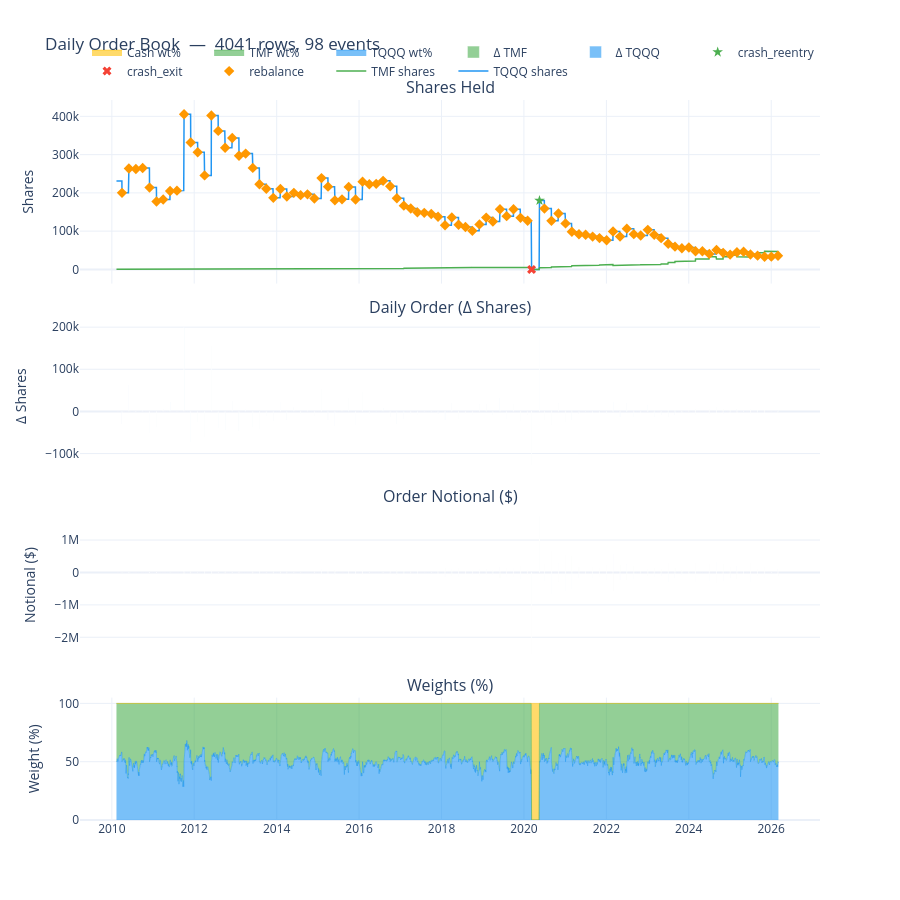

The notebook cell saved with this chart:
### Markdown cell above
### Daily Order Book
A complete daily ledger of positions, weights, and order deltas — every row is a trading day.
- **shares_tqqq / shares_tmf**: end-of-day position
- **order_tqqq / order_tmf**: change in shares vs prior day (the "order")
- **event**: hold · rebalance · crash_exit · crash_reentry · initial_alloc
- Extended to today with forward-filled positions (prices unknown for projected days).

### Code cell
import datetime

# Build daily order book from strategy_results
daily_book = strategy_results[['portfolio_value', 'weight_tqqq', 'weight_tmf',
                                'in_cash', 'shares_tqqq', 'shares_tmf']].copy()

# Add prices
daily_book['tqqq_price'] = prices['TQQQ']
daily_book['tmf_price'] = prices['TMF']

# Cash weight
daily_book['weight_cash'] = 1.0 - daily_book['weight_tqqq'] - daily_book['weight_tmf']

# Daily order = change in shares from previous day
daily_book['order_tqqq'] = daily_book['shares_tqqq'].diff()
daily_book['order_tmf'] = daily_book['shares_tmf'].diff()

# Notional value of each order
daily_book['order_notional_tqqq'] = daily_book['order_tqqq'] * daily_book['tqqq_price']
daily_book['order_notional_tmf'] = daily_book['order_tmf'] * daily_book['tmf_price']

# --- Event labels ---
cash_mask = daily_book['in_cash']
crash_enter = cash_mask & ~cash_mask.shift(1, fill_value=False)
crash_exit_mask = ~cash_mask & cash_mask.shift(1, fill_value=False)
has_order = (daily_book['order_tqqq'].abs() > 0.01) | (daily_book['order_tmf'].abs() > 0.01)

events = pd.Series('hold', index=daily_book.index)
events.iloc[0] = 'initial_alloc'
events[crash_enter] = 'crash_exit'
events[crash_exit_mask] = 'crash_reentry'
rebal_mask = has_order & ~cash_mask & ~crash_enter & ~crash_exit_mask & (events == 'hold')
events[rebal_mask] = 'rebalance'
daily_book['event'] = events

# --- Extend to current date ---
today = pd.Timestamp(datetime.date.today())
last_data_date = daily_book.index.max()

if today > last_data_date:
    extension_dates = pd.bdate_range(last_data_date + pd.Timedelta(days=1), today)
    if len(extension_dates) > 0:
        last_row = daily_book.iloc[-1]
        ext_df = pd.DataFrame(index=extension_dates)
        ext_df.index.name = 'date'
        ext_df['portfolio_value'] = np.nan
        ext_df['weight_tqqq'] = last_row['weight_tqqq']
        ext_df['weight_tmf'] = last_row['weight_tmf']
        ext_df['in_cash'] = last_row['in_cash']
        ext_df['shares_tqqq'] = last_row['shares_tqqq']
        ext_df['shares_tmf'] = last_row['shares_tmf']
        ext_df['tqqq_price'] = np.nan
        ext_df['tmf_price'] = np.nan
        ext_df['weight_cash'] = last_row['weight_cash']
        ext_df['order_tqqq'] = 0.0
        ext_df['order_tmf'] = 0.0
        ext_df['order_notional_tqqq'] = 0.0
        ext_df['order_notional_tmf'] = 0.0
        ext_df['event'] = 'hold (projected)'
        daily_book = pd.concat([daily_book, ext_df])

# Reorder columns for readability
daily_book = daily_book[['tqqq_price', 'tmf_price',
                          'shares_tqqq', 'shares_tmf',
                          'weight_tqqq', 'weight_tmf', 'weight_cash',
                          'order_tqqq', 'order_tmf',
                          'order_notional_tqqq', 'order_notional_tmf',
                          'portfolio_value', 'in_cash', 'event']]

# --- Plot: Positions, Orders & Weights ---
event_df = daily_book[~daily_book['event'].isin(['hold', 'hold (projected)'])]

fig = make_subplots(rows=4, cols=1, shared_xaxes=True, vertical_spacing=0.05,
    subplot_titles=('Shares Held', 'Daily Order (Δ Shares)', 'Order Notional ($)', 'Weights (%)'),
    row_heights=[0.3, 0.25, 0.25, 0.2])

# Panel 1: Share positions
for col, color, name in [('shares_tqqq', '#2196F3', 'TQQQ'),
                          ('shares_tmf', '#4CAF50', 'TMF')]:
    fig.add_trace(go.Scatter(x=daily_book.index, y=daily_book[col],
        name=f'{name} shares', line=dict(color=color, width=1.5)), row=1, col=1)

# Mark events on share panel
for evt, sym, clr in [('rebalance', 'diamond', '#FF9800'),
                       ('crash_exit', 'x', '#F44336'),
                       ('crash_reentry', 'star', '#4CAF50')]:
    mask = event_df['event'] == evt
    if mask.any():
        fig.add_trace(go.Scatter(x=event_df.index[mask],
            y=event_df.loc[mask, 'shares_tqqq'], mode='markers',
            name=evt, marker=dict(symbol=sym, size=8, color=clr),
            showlegend=True), row=1, col=1)

fig.update_yaxes(title_text='Shares', row=1, col=1)

# Panel 2: Daily order delta
fig.add_trace(go.Bar(x=daily_book.index, y=daily_book['order_tqqq'],
    name='Δ TQQQ', marker_color='rgba(33,150,243,0.6)'), row=2, col=1)
fig.add_trace(go.Bar(x=daily_book.index, y=daily_book['order_tmf'],
    name='Δ TMF', marker_color='rgba(76,175,80,0.6)'), row=2, col=1)
fig.update_yaxes(title_text='Δ Shares', row=2, col=1)

# Panel 3: Order notional
fig.add_trace(go.Bar(x=daily_book.index, y=daily_book['order_notional_tqqq'],
    name='$ TQQQ', marker_color='rgba(33,150,243,0.4)', showlegend=False), row=3, col=1)
fig.add_trace(go.Bar(x=daily_book.index, y=daily_book['order_notional_tmf'],
    name='$ TMF', marker_color='rgba(76,175,80,0.4)', showlegend=False), row=3, col=1)
fig.update_yaxes(title_text='Notional ($)', row=3, col=1)

# Panel 4: Stacked weights
fig.add_trace(go.Scatter(x=daily_book.index, y=daily_book['weight_tqqq']*100,
    name='TQQQ wt%', stackgroup='w', line=dict(width=0.5, color='#2196F3'),
    fillcolor='rgba(33,150,243,0.6)'), row=4, col=1)
fig.add_trace(go.Scatter(x=daily_book.index, y=daily_book['weight_tmf']*100,
    name='TMF wt%', stackgroup='w', line=dict(width=0.5, color='#4CAF50'),
    fillcolor='rgba(76,175,80,0.6)'), row=4, col=1)
fig.add_trace(go.Scatter(x=daily_book.index, y=daily_book['weight_cash']*100,
    name='Cash wt%', stackgroup='w', line=dict(width=0.5, color='#FFC107'),
    fillcolor='rgba(255,193,7,0.6)'), row=4, col=1)
fig.update_yaxes(title_text='Weight (%)', range=[0, 105], row=4, col=1)

fig.update_layout(height=900, template='plotly_white', hovermode='x unified',
    title=f'Daily Order Book  —  {len(daily_book)} rows, {len(event_df)} events',
    legend=dict(orientation='h', yanchor='bottom', y=1.02, xanchor='right', x=1),
    barmode='group')
fig.show()

n_events = daily_book['event'].value_counts().to_dict()
print(f"daily_book: {len(daily_book)} rows  |  {daily_book.index.min().date()} → {daily_book.index.max().date()}  |  Events: {n_events}")

### Figure 1 — Plotly figure (JSON) as saved in the notebook; plotly's stock layout.template omitted (floating-point values rounded to 4 significant figures; data arrays with more than 128 entries replaced by an {"elided": "..."} marker saying what was removed)
{"data": [{"line": {"color": "#2196F3", "width": 1.5}, "name": "TQQQ shares", "type": "scatter", "x": {"elided": "4041 str values"}, "xaxis": "x", "y": {"elided": "4041 float values"}, "yaxis": "y"}, {"line": {"color": "#4CAF50", "width": 1.5}, "name": "TMF shares", "type": "scatter", "x": {"elided": "4041 str values"}, "xaxis": "x", "y": {"elided": "4041 float values"}, "yaxis": "y"}, {"marker": {"color": "#FF9800", "size": 8, "symbol": "diamond"}, "mode": "markers", "name": "rebalance", "showlegend": true, "type": "scatter", "x": ["2010-04-01T00:00:00", "2010-06-01T00:00:00", "2010-08-02T00:00:00", "2010-10-01T00:00:00", "2010-12-01T00:00:00", "2011-02-01T00:00:00", "2011-04-01T00:00:00", "2011-06-01T00:00:00", "2011-08-01T00:00:00", "2011-10-03T00:00:00", "2011-12-01T00:00:00", "2012-02-01T00:00:00", "2012-04-02T00:00:00", "2012-06-01T00:00:00", "2012-08-01T00:00:00", "2012-10-01T00:00:00", "2012-12-03T00:00:00", "2013-02-01T00:00:00", "2013-04-01T00:00:00", "2013-06-03T00:00:00", "2013-08-01T00:00:00", "2013-10-01T00:00:00", "2013-12-02T00:00:00", "2014-02-03T00:00:00", "2014-04-01T00:00:00", "2014-06-02T00:00:00", "2014-08-01T00:00:00", "2014-10-01T00:00:00", "2014-12-01T00:00:00", "2015-02-02T00:00:00", "2015-04-01T00:00:00", "2015-06-01T00:00:00", "2015-08-03T00:00:00", "2015-10-01T00:00:00", "2015-12-01T00:00:00", "2016-02-01T00:00:00", "2016-04-01T00:00:00", "2016-06-01T00:00:00", "2016-08-01T00:00:00", "2016-10-03T00:00:00", "2016-12-01T00:00:00", "2017-02-01T00:00:00", "2017-04-03T00:00:00", "2017-06-01T00:00:00", "2017-08-01T00:00:00", "2017-10-02T00:00:00", "2017-12-01T00:00:00", "2018-02-01T00:00:00", "2018-04-02T00:00:00", "2018-06-01T00:00:00", "2018-08-01T00:00:00", "2018-10-01T00:00:00", "2018-12-03T00:00:00", "2019-02-01T00:00:00", "2019-04-01T00:00:00", "2019-06-03T00:00:00", "2019-08-01T00:00:00", "2019-10-01T00:00:00", "2019-12-02T00:00:00", "2020-02-03T00:00:00", "2020-07-01T00:00:00", "2020-09-01T00:00:00", "2020-11-02T00:00:00", "2021-01-04T00:00:00", "2021-03-01T00:00:00", "2021-05-03T00:00:00", "2021-07-01T00:00:00", "2021-09-01T00:00:00", "2021-11-01T00:00:00", "2022-01-03T00:00:00", "2022-03-01T00:00:00", "2022-05-02T00:00:00", "2022-07-01T00:00:00", "2022-09-01T00:00:00", "2022-11-01T00:00:00", "2023-01-03T00:00:00", "2023-03-01T00:00:00", "2023-05-01T00:00:00", "2023-07-03T00:00:00", "2023-09-01T00:00:00", "2023-11-01T00:00:00", "2024-01-02T00:00:00", "2024-03-01T00:00:00", "2024-05-01T00:00:00", "2024-07-01T00:00:00", "2024-09-03T00:00:00", "2024-11-01T00:00:00", "2025-01-02T00:00:00", "2025-03-03T00:00:00", "2025-05-01T00:00:00", "2025-07-01T00:00:00", "2025-09-02T00:00:00", "2025-11-03T00:00:00", "2026-01-02T00:00:00", "2026-03-02T00:00:00"], "xaxis": "x", "y": [200100.0, 263900.0, 262300.0, 265000.0, 213900.0, 177400.0, 182600.0, 204800.0, 205900.0, 405700.0, 331700.0, 306300.0, 245600.0, 402400.0, 362000.0, 318000.0, 343500.0, 297000.0, 302700.0, 265300.0, 222500.0, 210900.0, 187100.0, 210100.0, 190400.0, 200100.0, 194100.0, 196200.0, 185300.0, 238600.0, 216300.0, 180500.0, 183200.0, 215600.0, 182800.0, 229400.0, 222600.0, 223600.0, 231500.0, 217200.0, 186000.0, 166600.0, 159100.0, 149100.0, 147900.0, 145000.0, 137500.0, 115400.0, 136000.0, 116900.0, 110700.0, 100700.0, 117600.0, 135400.0, 125400.0, 157300.0, 139200.0, 157300.0, 134800.0, 127100.0, 158900.0, 126900.0, 146200.0, 120300.0, 98560.0, 91820.0, 90530.0, 85750.0, 81790.0, 76330.0, 99040.0, 85820.0, 106500.0, 92210.0, 88450.0, 103400.0, 90380.0, 81750.0, 67270.0, 59570.0, 55220.0, 57260.0, 47680.0, 47530.0, 40510.0, 51070.0, 43270.0, 38710.0, 44820.0, 46300.0, 38860.0, 35960.0, 33010.0, 33350.0, 35860.0], "yaxis": "y"}, {"marker": {"color": "#F44336", "size": 8, "symbol": "x"}, "mode": "markers", "name": "crash_exit", "showlegend": true, "type": "scatter", "x": ["2020-03-09T00:00:00"], "xaxis": "x", "y": [0.0], "yaxis": "y"}, {"marker": {"color": "#4CAF50", "size": 8, "symbol": "star"}, "mode": "markers", "name": "crash_reentry", "showlegend": true, "type": "scatter", "x": ["2020-05-18T00:00:00"], "xaxis": "x", "y": [179900.0], "yaxis": "y"}, {"marker": {"color": "rgba(33,150,243,0.6)"}, "name": "Δ TQQQ", "type": "bar", "x": {"elided": "4041 str values"}, "xaxis": "x2", "y": {"elided": "4041 float values"}, "yaxis": "y2"}, {"marker": {"color": "rgba(76,175,80,0.6)"}, "name": "Δ TMF", "type": "bar", "x": {"elided": "4041 str values"}, "xaxis": "x2", "y": {"elided": "4041 float values"}, "yaxis": "y2"}, {"marker": {"color": "rgba(33,150,243,0.4)"}, "name": "$ TQQQ", "showlegend": false, "type": "bar", "x": {"elided": "4041 str values"}, "xaxis": "x3", "y": {"elided": "4041 float values"}, "yaxis": "y3"}, {"marker": {"color": "rgba(76,175,80,0.4)"}, "name": "$ TMF", "showlegend": false, "type": "bar", "x": {"elided": "4041 str values"}, "xaxis": "x3", "y": {"elided": "4041 float values"}, "yaxis": "y3"}, {"fillcolor": "rgba(33,150,243,0.6)", "line": {"color": "#2196F3", "width": 0.5}, "name": "TQQQ wt%", "stackgroup": "w", "type": "scatter", "x": {"elided": "4041 str values"}, "xaxis": "x4", "y": {"elided": "4041 float values"}, "yaxis": "y4"}, {"fillcolor": "rgba(76,175,80,0.6)", "line": {"color": "#4CAF50", "width": 0.5}, "name": "TMF wt%", "stackgroup": "w", "type": "scatter", "x": {"elided": "4041 str values"}, "xaxis": "x4", "y": {"elided": "4041 float values"}, "yaxis": "y4"}, {"fillcolor": "rgba(255,193,7,0.6)", "line": {"color": "#FFC107", "width": 0.5}, "name": "Cash wt%", "stackgroup": "w", "type": "scatter", "x": {"elided": "4041 str values"}, "xaxis": "x4", "y": {"elided": "4041 float values"}, "yaxis": "y4"}], "layout": {"annotations": [{"font": {"size": 16}, "showarrow": false, "text": "Shares Held", "x": 0.5, "xanchor": "center", "xref": "paper", "y": 1, "yanchor": "bottom", "yref": "paper"}, {"font": {"size": 16}, "showarrow": false, "text": "Daily Order (Δ Shares)", "x": 0.5, "xanchor": "center", "xref": "paper", "y": 0.695, "yanchor": "bottom", "yref": "paper"}, {"font": {"size": 16}, "showarrow": false, "text": "Order Notional ($)", "x": 0.5, "xanchor": "center", "xref": "paper", "y": 0.4325, "yanchor": "bottom", "yref": "paper"}, {"font": {"size": 16}, "showarrow": false, "text": "Weights (%)", "x": 0.5, "xanchor": "center", "xref": "paper", "y": 0.17, "yanchor": "bottom", "yref": "paper"}], "barmode": "group", "height": 900, "hovermode": "x unified", "legend": {"orientation": "h", "x": 1, "xanchor": "right", "y": 1.02, "yanchor": "bottom"}, "title": {"text": "Daily Order Book  —  4041 rows, 98 events"}, "xaxis": {"anchor": "y", "domain": [0, 1], "matches": "x4", "showticklabels": false}, "xaxis2": {"anchor": "y2", "domain": [0, 1], "matches": "x4", "showticklabels": false}, "xaxis3": {"anchor": "y3", "domain": [0, 1], "matches": "x4", "showticklabels": false}, "xaxis4": {"anchor": "y4", "domain": [0, 1]}, "yaxis": {"anchor": "x", "domain": [0.745, 1], "title": {"text": "Shares"}}, "yaxis2": {"anchor": "x2", "domain": [0.4825, 0.695], "title": {"text": "Δ Shares"}}, "yaxis3": {"anchor": "x3", "domain": [0.22, 0.4325], "title": {"text": "Notional ($)"}}, "yaxis4": {"anchor": "x4", "domain": [0, 0.17], "range": [0, 105], "title": {"text": "Weight (%)"}}}}
